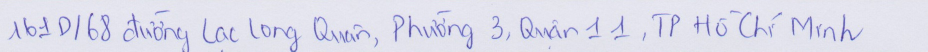
#> input picture data/Image/h1041.png, 1855 x 103 px (shown at 1/2 size); its folder holds 3 pictures in this run
$ jupyter execute --allow-errors NhanDienChuVietTayTiengViet.ipynb
#> lines starting #> are read from the running program, lines starting #| are printed output that depends on the picture; after the words box and inside, x2 and y2 are one past the last pixel; in counts of white or black regions, pixels touching at a corner belong together
[cell 1]
from tensorflow.keras.layers import Dense, LSTM, Reshape, BatchNormalization, Input, Conv2D, MaxPool2D, Lambda, Bidirectional, Add, Activation
from tensorflow.keras.models import Model
from tensorflow.keras.activations import relu, sigmoid, softmax
import tensorflow.keras.backend as K
from tensorflow.keras.utils import to_categorical, Sequence
from tensorflow.keras.callbacks import CSVLogger, TensorBoard, ModelCheckpoint, EarlyStopping, ReduceLROnPlateau, Callback
from tensorflow.keras.preprocessing.sequence import pad_sequences
from sklearn.model_selection import train_test_split
import matplotlib.pyplot as plt
import matplotlib.gridspec as gridspec
import numpy as np
import cv2
import pathlib
import os
import json
import math
import re

[cell 2]
from google.colab import drive
drive.mount('/content/drive')

[cell 3]
# Setup paths
current_directory_path = pathlib.Path("/content/drive/MyDrive/422001503103_Nhom9_NhanDienChuVietTayTiengViet/source_code/data").absolute()
DATA_PATH = os.path.join(str(current_directory_path), "data")
RAW_FOLDER = os.path.join(str(current_directory_path), "Image")
TRAIN_JSON = os.path.join(str(current_directory_path), "labels.json")

# Load labels
with open(TRAIN_JSON, 'r', encoding='utf8') as f:
#> (reads data/labels.json from the repository)
    train_labels = json.load(f)

# Map image paths to labels
dict_filepath_label = {}
raw_data_path = pathlib.Path(RAW_FOLDER)
for item in raw_data_path.glob('**/*.*'):
    file_name = str(os.path.basename(item))
    if file_name in train_labels:
        dict_filepath_label[str(item)] = train_labels[file_name]

[cell 4]
# Build character vocabulary
char_list = sorted(set(''.join(train_labels.values())))

def encode_to_labels(txt):
    """Encode text to character indices"""
    return [char_list.index(char) for char in txt if char in char_list]

# Model hyperparameters
TIME_STEPS = 240
resize_max_width = 2167
max_label_len = TIME_STEPS
batch_size = 32

[cell 5]
class ImageDataGenerator(Sequence):
    """Data generator for Vietnamese handwriting recognition"""

    def __init__(self, image_paths, labels_dict, char_list, max_label_len,
                 TIME_STEPS, batch_size, resize_max_width, **kwargs):
        super().__init__(**kwargs)
        self.image_paths = image_paths
        self.labels_dict = labels_dict
        self.char_list = char_list
        self.max_label_len = max_label_len
        self.TIME_STEPS = TIME_STEPS
        self.batch_size = batch_size
        self.resize_max_width = resize_max_width
        self.indices = np.arange(len(self.image_paths))
        self.on_epoch_end()

    def __len__(self):
        return math.ceil(len(self.image_paths) / self.batch_size)

    def _preprocess_image(self, img_path):
        """Preprocess single image"""
#> called with img_path = 'data/Image/h1041.png'
        img = cv2.imread(img_path)
#> img is the input picture: shape (103, 1855, 3); mean B, G, R 234.4, 220.3, 220.1
        img = cv2.cvtColor(img, cv2.COLOR_BGR2GRAY)
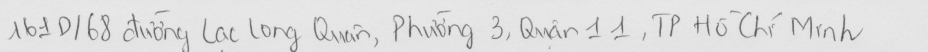
#> img: shape (103, 1855) (shown at 1/2 size); min 74, max 240, mean 221.8

        # Resize to fixed height maintaining aspect ratio
        height, width = img.shape
#> height = 103; width = 1855
        if height != 118:
            img = cv2.resize(img, (int(118 / height * width), 118))
#> img: shape (118, 2125)

        # Pad to fixed width
        height, width = img.shape
#> height = 118; width = 2125
        img = np.pad(img, ((0, 0), (0, self.resize_max_width - width)), 'median')
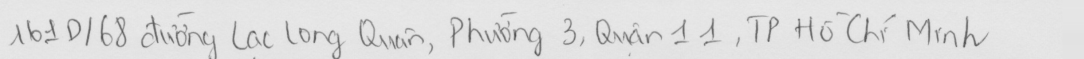
#> img: shape (118, 2167) (shown at 1/2 size); min 77, max 239, mean 221.8

        # Apply filters
        img = cv2.GaussianBlur(img, (5, 5), 0)
        img = cv2.adaptiveThreshold(img, 255, cv2.ADAPTIVE_THRESH_GAUSSIAN_C,
                                     cv2.THRESH_BINARY_INV, 11, 4)
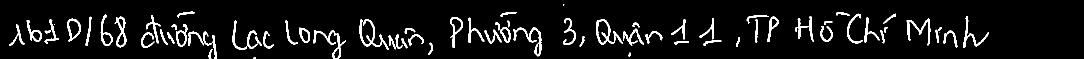
#> img: shape (118, 2167) (shown at 1/2 size); 6.6% white; 75 white regions (4 under 20 px), largest, box (x1, y1, x2, y2) and area: (719, 38, 778, 99) 738, (1026, 55, 1083, 113) 702, (1192, 38, 1246, 89) 670

        # Normalize
        img = np.expand_dims(img, axis=2) / 255.0
        return img

    def __getitem__(self, index):
        batch_indices = self.indices[index * self.batch_size:(index + 1) * self.batch_size]
        batch_image_paths = [self.image_paths[i] for i in batch_indices]
        batch_labels_text = [self.labels_dict[path] for path in batch_image_paths]

        batch_images = [self._preprocess_image(path) for path in batch_image_paths]
#> batch_images = 1 item
        batch_encoded_labels = [encode_to_labels(label) for label in batch_labels_text]
        batch_label_lengths = [len(label) for label in batch_encoded_labels]

        batch_images = np.array(batch_images)
        batch_input_length = np.full((len(batch_image_paths), 1), self.TIME_STEPS, dtype=np.int64)
        batch_label_lengths = np.array(batch_label_lengths).reshape(-1, 1)
        batch_padded_labels = pad_sequences(batch_encoded_labels, maxlen=self.max_label_len,
                                            padding='post', value=0)

        return ((batch_images, batch_padded_labels, batch_input_length, batch_label_lengths),
                np.zeros(len(batch_image_paths)))

    def on_epoch_end(self):
        np.random.shuffle(self.indices)
